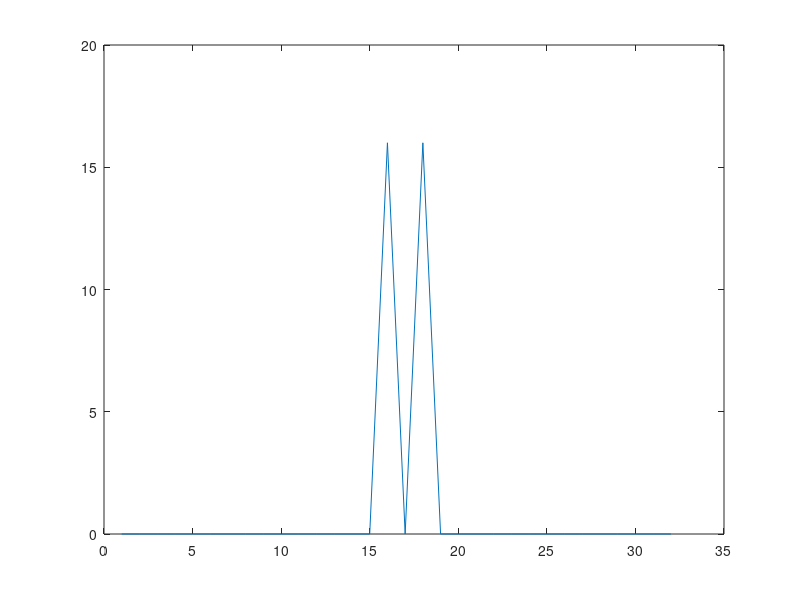

This figure's MATLAB source:
%Author: Mark Blair
%Date: 1/15/2025
%Generate values for a sine wave, 32 samples, 8 bits per sample
numSamples = 32;
t = 0:1/numSamples:1-1/numSamples;
x = sin(2*pi*t);
x_scaled = round(x*(2^7 - 1));
x_bin = dec2bin(x_scaled);

plot(abs(fftshift(fft(x))))